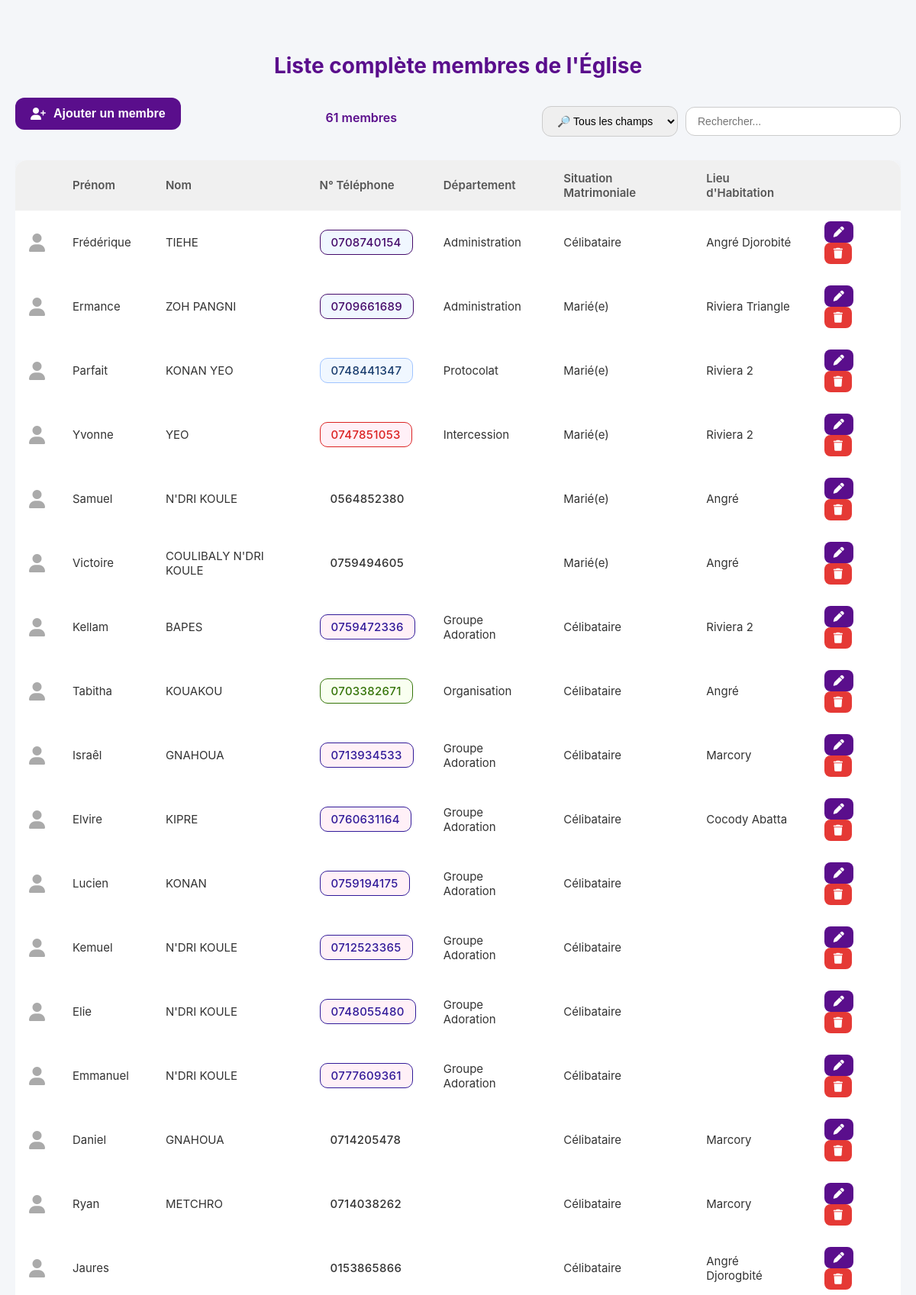
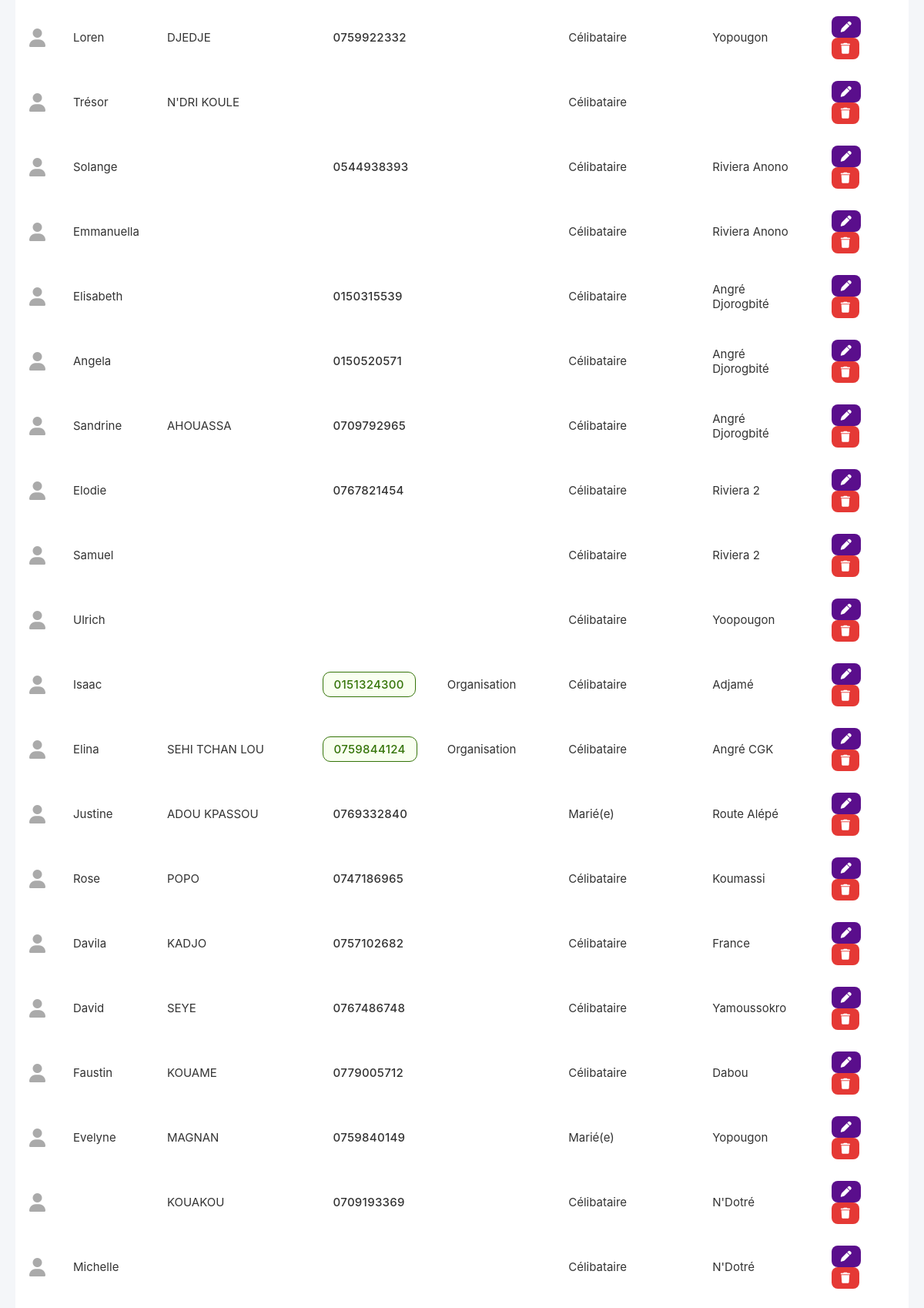
Screenshot of /full_members_list (signed in, upper part) with the database file from the repository (2 pictures, top to bottom).
### models.py (models this page shows)
class Member(db.Model):
    id = db.Column(db.Integer, primary_key=True)
    first_name = db.Column(db.String(100), nullable=False)
    last_name = db.Column(db.String(100), nullable=False)
    phone = db.Column(db.String(20))
    place = db.Column(db.String(100))
    department = db.Column(db.String(100))
    marital_status = db.Column(db.String(50))

### app.py (the view)
@app.route("/full_members_list")
@login_required
def full_members_list():
    members = Member.query.all()
    return render_template("full_members_list.html",members=members)

### app.py (called while the page is built)
@login_manager.user_loader
def load_user(user_id):
    return User.query.get(int(user_id))

### templates/full_members_list.html (shortened to what this page needs)
<!DOCTYPE html>
<html lang="fr">
<head>
  <link rel="stylesheet" href="https://cdnjs.cloudflare.com/ajax/libs/font-awesome/6.5.2/css/all.min.css">
</head>
<body>
  <div class="container">
    <h1>Liste complète membres de l'Église</h1>
<div style="display: flex; justify-content: space-between; align-items: center; margin-bottom: 20px; flex-wrap: wrap; gap: 10px;">
  <button id="openModal" class="btn-add">
    <i class="fa-solid fa-user-plus"></i> Ajouter un membre
  </button>
<div id="memberCount" style="text-align: right; margin-bottom: 10px; font-weight: 600; color: #5a0e8c;">
</div>
  <div style="display: flex; gap: 10px; align-items: center;">
    <select id="searchCategory" style="padding: 10px 15px; border-radius: 12px; border: 1px solid #ccc; font-size: 14px;">
      <option value="all">🔎 Tous les champs</option>
    </select>
    <input type="text" id="searchInput" placeholder="Rechercher..."
           style="padding: 10px 15px; border-radius: 12px; border: 1px solid #ccc; font-size: 14px; width: 250px;">
  </div>
</div>
    <div class="table-responsive">
      <table>
        <thead>
          <tr>
            <th></th>
            <th>Prénom</th>
            <th>Nom</th>
            <th>N° Téléphone</th>
            <th>Département</th>
            <th>Situation Matrimoniale</th>
            <th>Lieu d'Habitation</th>
            <th></th>
          </tr>
        </thead>
        <tbody id="membersTable">
          {% for m in members %}
          <tr>
            <td><i class="fa-solid fa-user"></i></td>
            <td>{{ m.first_name }}</td>
            <td>{{ m.last_name }}</td>
            <td>
              <span class="phone-box
                {% if m.department == 'Administration' %}phone-dept-1{% endif %}
                {% if m.department == 'Protocolat' %}phone-dept-2{% endif %}
                {% if m.department == 'Organisation' %}phone-dept-3{% endif %}
                {% if m.department == 'Intercession' %}phone-dept-4{% endif %}
                {% if m.department == 'Groupe Adoration' %}phone-dept-5{% endif %}">
                {{ m.phone }}</td>
            <td>{{ m.department }}</td>
            <td>{{ m.marital_status }}</td>
            <td>{{ m.place }}</td>
            <td>
              <button class="btn btn-primary edit-btn"
                      data-id="{{ m.id }}"
                      data-first="{{ m.first_name }}"
                      data-last="{{ m.last_name }}"
                      data-phone="{{ m.phone }}"
                      data-place="{{ m.place }}"
                      data-department="{{ m.department }}"
                      data-status="{{ m.marital_status }}">
                <i class="fa-solid fa-pen"></i>
              </button>
              <button class="btn btn-danger delete-btn" data-id="{{ m.id }}">
                <i class="fa-solid fa-trash"></i>
              </button>
            </td>
          </tr>
          {% endfor %}
        </tbody>
      </table>
    </div>
  </div>
</body>
</html>

### templates/full_members_list.html (style rules this page uses)
body { font-family: 'Inter', Arial, sans-serif; background: #f4f6f9; margin: 0; padding: 0; color: #333; }
.container { max-width: 1200px; margin: 30px auto; padding: 20px; }
h1 { text-align: center; color: #5a0e8c; font-weight: 700; font-size: 28px; margin-bottom: 25px; }
.btn-add { background: #5a0e8c; color: #fff; border: none; padding: 12px 20px; border-radius: 12px; font-size: 16px; font-weight: 600; cursor: pointer; display: inline-flex; align-items: center; gap: 10px; transition: all 0.3s ease; margin-bottom: 20px; }
.table-responsive { overflow-x: auto; }
table { width: 100%; border-collapse: separate; border-spacing: 0; background: #fff; border-radius: 15px; overflow: hidden; box-shadow: 0 8px 20px rgba(0,0,0,0.08); }
th, td { padding: 14px 18px; text-align: left; font-size: 15px; }
th { background: #f0f0f0; font-weight: 600; color: #555; }
td i.fa-user { font-size: 24px; color: #aaa; display: flex; justify-content: center; align-items: center; }
.btn { border: none; padding: 6px 12px; border-radius: 8px; cursor: pointer; font-size: 14px; transition: all 0.3s ease; }
.btn-primary { background: #5a0e8c; color: #fff; }
.btn-danger { background: #e53935; color: #fff; }
td .btn { display: inline-block; margin-right: 6px; vertical-align: middle; }
.phone-box { display: inline-block; padding: 6px 14px; border-radius: 10px; font-weight: 500; font-family: "Inter", "Segoe UI", sans-serif; letter-spacing: 0.3px; text-align: center; min-width: 80px; transition: transform 0.2s ease, box-shadow 0.2s ease; }
.phone-dept-1 { background: #f0f7ff; border: 1.5px solid #450a6a; color: #450a6a; }
.phone-dept-2 { background: #f0f7ff; border: 1.5px solid #a0c4ff; color: #1a3d6e; }
.phone-dept-3 { background: #f9fff0; border: 1.5px solid #357409; color: #357409; }
.phone-dept-4 { background: #fff0f7; border: 1.5px solid #db2222; color: #db2222; }
.phone-dept-5 { background: #fff0f7; border: 1.5px solid #311a99; color: #311a99; }

### rows the page displays
Member: first_name "Frédérique", last_name "TIEHE", phone "0708740154", department "Administration", marital_status "Célibataire", place "Angré Djorobité"
Member: first_name "Ermance", last_name "ZOH PANGNI", phone "0709661689", department "Administration", marital_status "Marié(e)", place "Riviera Triangle"
Member: first_name "Parfait", last_name "KONAN YEO", phone "0748441347", department "Protocolat", marital_status "Marié(e)", place "Riviera 2"
Member: first_name "Yvonne", last_name "YEO", phone "0747851053", department "Intercession", marital_status "Marié(e)", place "Riviera 2"
Member: first_name "Samuel", last_name "N'DRI KOULE", phone "0564852380", marital_status "Marié(e)", place "Angré"
Member: first_name "Victoire", last_name "COULIBALY N'DRI KOULE", phone "0759494605", marital_status "Marié(e)", place "Angré"
Member: first_name "Kellam", last_name "BAPES", phone "0759472336", department "Groupe Adoration", marital_status "Célibataire", place "Riviera 2"
Member: first_name "Tabitha", last_name "KOUAKOU", phone "0703382671", department "Organisation", marital_status "Célibataire", place "Angré"
Member: first_name "Israêl", last_name "GNAHOUA", phone "0713934533", department "Groupe Adoration", marital_status "Célibataire", place "Marcory"
Member: first_name "Elvire", last_name "KIPRE", phone "0760631164", department "Groupe Adoration", marital_status "Célibataire", place "Cocody Abatta"
Member: first_name "Lucien", last_name "KONAN", phone "0759194175", department "Groupe Adoration", marital_status "Célibataire"
Member: first_name "Kemuel", last_name "N'DRI KOULE", phone "0712523365", department "Groupe Adoration", marital_status "Célibataire"
Member: first_name "Elie", last_name "N'DRI KOULE", phone "0748055480", department "Groupe Adoration", marital_status "Célibataire"
Member: first_name "Emmanuel", last_name "N'DRI KOULE", phone "0777609361", department "Groupe Adoration", marital_status "Célibataire"
Member: first_name "Daniel", last_name "GNAHOUA", phone "0714205478", marital_status "Célibataire", place "Marcory"
Member: first_name "Ryan", last_name "METCHRO", phone "0714038262", marital_status "Célibataire", place "Marcory"
Member: first_name "Jaures", phone "0153865866", marital_status "Célibataire", place "Angré Djorogbité"
Member: first_name "Loren", last_name "DJEDJE", phone "0759922332", marital_status "Célibataire", place "Yopougon"
Member: first_name "Trésor", last_name "N'DRI KOULE", marital_status "Célibataire"
Member: first_name "Solange", phone "0544938393", marital_status "Célibataire", place "Riviera Anono"
Member: first_name "Emmanuella", marital_status "Célibataire", place "Riviera Anono"
Member: first_name "Elisabeth", phone "0150315539", marital_status "Célibataire", place "Angré Djorogbité"
Member: first_name "Angela", phone "0150520571", marital_status "Célibataire", place "Angré Djorogbité"
Member: first_name "Sandrine", last_name "AHOUASSA", phone "0709792965", marital_status "Célibataire", place "Angré Djorogbité"
Member: first_name "Elodie", phone "0767821454", marital_status "Célibataire", place "Riviera 2"
Member: first_name "Samuel", marital_status "Célibataire", place "Riviera 2"
Member: first_name "Ulrich", marital_status "Célibataire", place "Yoopougon"
Member: first_name "Isaac", phone "0151324300", department "Organisation", marital_status "Célibataire", place "Adjamé"
Member: first_name "Elina", last_name "SEHI TCHAN LOU", phone "0759844124", department "Organisation", marital_status "Célibataire", place "Angré CGK"
Member: first_name "Justine", last_name "ADOU KPASSOU", phone "0769332840", marital_status "Marié(e)", place "Route Alépé"
Member: first_name "Rose", last_name "POPO", phone "0747186965", marital_status "Célibataire", place "Koumassi"
Member: first_name "Davila", last_name "KADJO", phone "0757102682", marital_status "Célibataire", place "France"
Member: first_name "David", last_name "SEYE", phone "0767486748", marital_status "Célibataire", place "Yamoussokro"
Member: first_name "Faustin", last_name "KOUAME", phone "0779005712", marital_status "Célibataire", place "Dabou"
Member: first_name "Evelyne", last_name "MAGNAN", phone "0759840149", marital_status "Marié(e)", place "Yopougon"
Member: last_name "KOUAKOU", phone "0709193369", marital_status "Célibataire", place "N'Dotré"
Member: first_name "Michelle", marital_status "Célibataire", place "N'Dotré"
